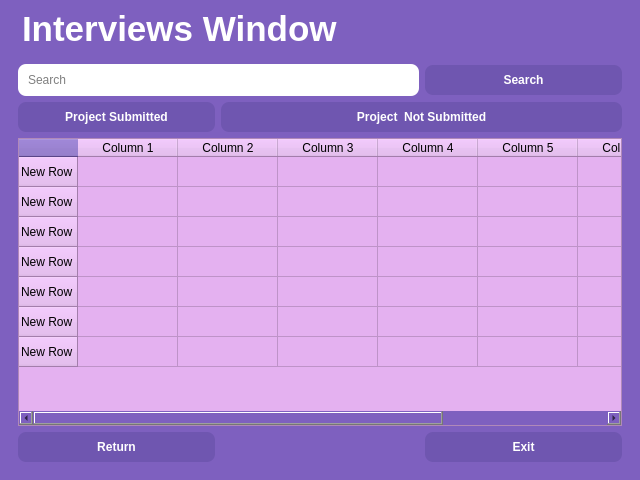
<?xml version="1.0" encoding="UTF-8"?>
<ui version="4.0">
 <class>MainWindow</class>
 <widget class="QMainWindow" name="MainWindow">
  <property name="enabled">
   <bool>true</bool>
  </property>
  <property name="geometry">
   <rect>
    <x>0</x>
    <y>0</y>
    <width>640</width>
    <height>480</height>
   </rect>
  </property>
  <property name="sizePolicy">
   <sizepolicy hsizetype="Preferred" vsizetype="Expanding">
    <horstretch>0</horstretch>
    <verstretch>0</verstretch>
   </sizepolicy>
  </property>
  <property name="minimumSize">
   <size>
    <width>640</width>
    <height>480</height>
   </size>
  </property>
  <property name="windowTitle">
   <string>MainWindow</string>
  </property>
  <property name="styleSheet">
   <string notr="true">background-color: rgb(126, 96, 191);</string>
  </property>
  <widget class="QWidget" name="centralwidget">
   <layout class="QHBoxLayout" name="horizontalLayout">
    <item>
     <layout class="QGridLayout" name="gridLayout_2">
      <item row="2" column="0">
       <widget class="QFrame" name="frame">
        <property name="accessibleDescription">
         <string/>
        </property>
        <property name="autoFillBackground">
         <bool>false</bool>
        </property>
        <property name="styleSheet">
         <string notr="true">alternate-background-color: rgb(145, 10, 103);</string>
        </property>
        <property name="frameShape">
         <enum>QFrame::NoFrame</enum>
        </property>
        <property name="lineWidth">
         <number>0</number>
        </property>
        <property name="midLineWidth">
         <number>1</number>
        </property>
        <layout class="QGridLayout" name="gridLayout">
         <item row="1" column="0">
          <widget class="QPushButton" name="projectButton">
           <property name="styleSheet">
            <string notr="true">QPushButton {
    background-color: #6f56b0;
    color: white;
    border-radius: 8px;
    padding: 8px;
	font: 75 15pt &quot;Times New Roman&quot;;
    font-weight: bold;
}</string>
           </property>
           <property name="text">
            <string>Project Submitted</string>
           </property>
           <property name="default">
            <bool>true</bool>
           </property>
          </widget>
         </item>
         <item row="1" column="1" colspan="2">
          <widget class="QPushButton" name="projectNotButton">
           <property name="styleSheet">
            <string notr="true">QPushButton {
    background-color: #6f56b0;
    color: white;
    border-radius: 8px;
    padding: 8px;
	font: 75 15pt &quot;Times New Roman&quot;;
    font-weight: bold;
}</string>
           </property>
           <property name="text">
            <string>Project  Not Submitted</string>
           </property>
           <property name="checkable">
            <bool>false</bool>
           </property>
           <property name="checked">
            <bool>false</bool>
           </property>
           <property name="autoRepeat">
            <bool>false</bool>
           </property>
           <property name="default">
            <bool>true</bool>
           </property>
          </widget>
         </item>
         <item row="0" column="2">
          <widget class="QPushButton" name="searchButton">
           <property name="sizeIncrement">
            <size>
             <width>27</width>
             <height>0</height>
            </size>
           </property>
           <property name="palette">
            <palette>
             <active>
              <colorrole role="WindowText">
               <brush brushstyle="SolidPattern">
                <color alpha="255">
                 <red>255</red>
                 <green>255</green>
                 <blue>255</blue>
                </color>
               </brush>
              </colorrole>
              <colorrole role="Button">
               <brush brushstyle="SolidPattern">
                <color alpha="255">
                 <red>111</red>
                 <green>86</green>
                 <blue>176</blue>
                </color>
               </brush>
              </colorrole>
              <colorrole role="Light">
               <brush brushstyle="SolidPattern">
                <color alpha="255">
                 <red>255</red>
                 <green>248</green>
                 <blue>129</blue>
                </color>
               </brush>
              </colorrole>
              <colorrole role="Midlight">
               <brush brushstyle="SolidPattern">
                <color alpha="255">
                 <red>212</red>
                 <green>206</green>
                 <blue>107</blue>
                </color>
               </brush>
              </colorrole>
              <colorrole role="Dark">
               <brush brushstyle="SolidPattern">
                <color alpha="255">
                 <red>85</red>
                 <green>82</green>
                 <blue>43</blue>
                </color>
               </brush>
              </colorrole>
              <colorrole role="Mid">
               <brush brushstyle="SolidPattern">
                <color alpha="255">
                 <red>113</red>
                 <green>110</green>
                 <blue>57</blue>
                </color>
               </brush>
              </colorrole>
              <colorrole role="Text">
               <brush brushstyle="SolidPattern">
                <color alpha="255">
                 <red>255</red>
                 <green>255</green>
                 <blue>255</blue>
                </color>
               </brush>
              </colorrole>
              <colorrole role="BrightText">
               <brush brushstyle="SolidPattern">
                <color alpha="255">
                 <red>255</red>
                 <green>255</green>
                 <blue>255</blue>
                </color>
               </brush>
              </colorrole>
              <colorrole role="ButtonText">
               <brush brushstyle="SolidPattern">
                <color alpha="255">
                 <red>255</red>
                 <green>255</green>
                 <blue>255</blue>
                </color>
               </brush>
              </colorrole>
              <colorrole role="Base">
               <brush brushstyle="SolidPattern">
                <color alpha="255">
                 <red>111</red>
                 <green>86</green>
                 <blue>176</blue>
                </color>
               </brush>
              </colorrole>
              <colorrole role="Window">
               <brush brushstyle="SolidPattern">
                <color alpha="255">
                 <red>111</red>
                 <green>86</green>
                 <blue>176</blue>
                </color>
               </brush>
              </colorrole>
              <colorrole role="Shadow">
               <brush brushstyle="SolidPattern">
                <color alpha="255">
                 <red>0</red>
                 <green>0</green>
                 <blue>0</blue>
                </color>
               </brush>
              </colorrole>
              <colorrole role="AlternateBase">
               <brush brushstyle="SolidPattern">
                <color alpha="255">
                 <red>145</red>
                 <green>10</green>
                 <blue>103</blue>
                </color>
               </brush>
              </colorrole>
              <colorrole role="ToolTipBase">
               <brush brushstyle="SolidPattern">
                <color alpha="255">
                 <red>255</red>
                 <green>255</green>
                 <blue>220</blue>
                </color>
               </brush>
              </colorrole>
              <colorrole role="ToolTipText">
               <brush brushstyle="SolidPattern">
                <color alpha="255">
                 <red>0</red>
                 <green>0</green>
                 <blue>0</blue>
                </color>
               </brush>
              </colorrole>
              <colorrole role="PlaceholderText">
               <brush brushstyle="SolidPattern">
                <color alpha="128">
                 <red>255</red>
                 <green>255</green>
                 <blue>255</blue>
                </color>
               </brush>
              </colorrole>
             </active>
             <inactive>
              <colorrole role="WindowText">
               <brush brushstyle="SolidPattern">
                <color alpha="255">
                 <red>255</red>
                 <green>255</green>
                 <blue>255</blue>
                </color>
               </brush>
              </colorrole>
              <colorrole role="Button">
               <brush brushstyle="SolidPattern">
                <color alpha="255">
                 <red>111</red>
                 <green>86</green>
                 <blue>176</blue>
                </color>
               </brush>
              </colorrole>
              <colorrole role="Light">
               <brush brushstyle="SolidPattern">
                <color alpha="255">
                 <red>255</red>
                 <green>248</green>
                 <blue>129</blue>
                </color>
               </brush>
              </colorrole>
              <colorrole role="Midlight">
               <brush brushstyle="SolidPattern">
                <color alpha="255">
                 <red>212</red>
                 <green>206</green>
                 <blue>107</blue>
                </color>
               </brush>
              </colorrole>
              <colorrole role="Dark">
               <brush brushstyle="SolidPattern">
                <color alpha="255">
                 <red>85</red>
                 <green>82</green>
                 <blue>43</blue>
                </color>
               </brush>
              </colorrole>
              <colorrole role="Mid">
               <brush brushstyle="SolidPattern">
                <color alpha="255">
                 <red>113</red>
                 <green>110</green>
                 <blue>57</blue>
                </color>
               </brush>
              </colorrole>
              <colorrole role="Text">
               <brush brushstyle="SolidPattern">
                <color alpha="255">
                 <red>255</red>
                 <green>255</green>
                 <blue>255</blue>
                </color>
               </brush>
              </colorrole>
              <colorrole role="BrightText">
               <brush brushstyle="SolidPattern">
                <color alpha="255">
                 <red>255</red>
                 <green>255</green>
                 <blue>255</blue>
                </color>
               </brush>
              </colorrole>
              <colorrole role="ButtonText">
               <brush brushstyle="SolidPattern">
                <color alpha="255">
                 <red>255</red>
                 <green>255</green>
                 <blue>255</blue>
                </color>
               </brush>
              </colorrole>
              <colorrole role="Base">
               <brush brushstyle="SolidPattern">
                <color alpha="255">
                 <red>111</red>
                 <green>86</green>
                 <blue>176</blue>
                </color>
               </brush>
              </colorrole>
              <colorrole role="Window">
               <brush brushstyle="SolidPattern">
                <color alpha="255">
                 <red>111</red>
                 <green>86</green>
                 <blue>176</blue>
                </color>
               </brush>
              </colorrole>
              <colorrole role="Shadow">
               <brush brushstyle="SolidPattern">
                <color alpha="255">
                 <red>0</red>
                 <green>0</green>
                 <blue>0</blue>
                </color>
               </brush>
              </colorrole>
              <colorrole role="AlternateBase">
               <brush brushstyle="SolidPattern">
                <color alpha="255">
                 <red>145</red>
                 <green>10</green>
                 <blue>103</blue>
                </color>
               </brush>
              </colorrole>
              <colorrole role="ToolTipBase">
               <brush brushstyle="SolidPattern">
                <color alpha="255">
                 <red>255</red>
                 <green>255</green>
                 <blue>220</blue>
                </color>
               </brush>
              </colorrole>
              <colorrole role="ToolTipText">
               <brush brushstyle="SolidPattern">
                <color alpha="255">
                 <red>0</red>
                 <green>0</green>
                 <blue>0</blue>
                </color>
               </brush>
              </colorrole>
              <colorrole role="PlaceholderText">
               <brush brushstyle="SolidPattern">
                <color alpha="128">
                 <red>255</red>
                 <green>255</green>
                 <blue>255</blue>
                </color>
               </brush>
              </colorrole>
             </inactive>
             <disabled>
              <colorrole role="WindowText">
               <brush brushstyle="SolidPattern">
                <color alpha="255">
                 <red>255</red>
                 <green>255</green>
                 <blue>255</blue>
                </color>
               </brush>
              </colorrole>
              <colorrole role="Button">
               <brush brushstyle="SolidPattern">
                <color alpha="255">
                 <red>111</red>
                 <green>86</green>
                 <blue>176</blue>
                </color>
               </brush>
              </colorrole>
              <colorrole role="Light">
               <brush brushstyle="SolidPattern">
                <color alpha="255">
                 <red>255</red>
                 <green>248</green>
                 <blue>129</blue>
                </color>
               </brush>
              </colorrole>
              <colorrole role="Midlight">
               <brush brushstyle="SolidPattern">
                <color alpha="255">
                 <red>212</red>
                 <green>206</green>
                 <blue>107</blue>
                </color>
               </brush>
              </colorrole>
              <colorrole role="Dark">
               <brush brushstyle="SolidPattern">
                <color alpha="255">
                 <red>85</red>
                 <green>82</green>
                 <blue>43</blue>
                </color>
               </brush>
              </colorrole>
              <colorrole role="Mid">
               <brush brushstyle="SolidPattern">
                <color alpha="255">
                 <red>113</red>
                 <green>110</green>
                 <blue>57</blue>
                </color>
               </brush>
              </colorrole>
              <colorrole role="Text">
               <brush brushstyle="SolidPattern">
                <color alpha="255">
                 <red>255</red>
                 <green>255</green>
                 <blue>255</blue>
                </color>
               </brush>
              </colorrole>
              <colorrole role="BrightText">
               <brush brushstyle="SolidPattern">
                <color alpha="255">
                 <red>255</red>
                 <green>255</green>
                 <blue>255</blue>
                </color>
               </brush>
              </colorrole>
              <colorrole role="ButtonText">
               <brush brushstyle="SolidPattern">
                <color alpha="255">
                 <red>255</red>
                 <green>255</green>
                 <blue>255</blue>
                </color>
               </brush>
              </colorrole>
              <colorrole role="Base">
               <brush brushstyle="SolidPattern">
                <color alpha="255">
                 <red>111</red>
                 <green>86</green>
                 <blue>176</blue>
                </color>
               </brush>
              </colorrole>
              <colorrole role="Window">
               <brush brushstyle="SolidPattern">
                <color alpha="255">
                 <red>111</red>
                 <green>86</green>
                 <blue>176</blue>
                </color>
               </brush>
              </colorrole>
              <colorrole role="Shadow">
               <brush brushstyle="SolidPattern">
                <color alpha="255">
                 <red>0</red>
                 <green>0</green>
                 <blue>0</blue>
                </color>
               </brush>
              </colorrole>
              <colorrole role="AlternateBase">
               <brush brushstyle="SolidPattern">
                <color alpha="255">
                 <red>145</red>
                 <green>10</green>
                 <blue>103</blue>
                </color>
               </brush>
              </colorrole>
              <colorrole role="ToolTipBase">
               <brush brushstyle="SolidPattern">
                <color alpha="255">
                 <red>255</red>
                 <green>255</green>
                 <blue>220</blue>
                </color>
               </brush>
              </colorrole>
              <colorrole role="ToolTipText">
               <brush brushstyle="SolidPattern">
                <color alpha="255">
                 <red>0</red>
                 <green>0</green>
                 <blue>0</blue>
                </color>
               </brush>
              </colorrole>
              <colorrole role="PlaceholderText">
               <brush brushstyle="SolidPattern">
                <color alpha="128">
                 <red>255</red>
                 <green>255</green>
                 <blue>255</blue>
                </color>
               </brush>
              </colorrole>
             </disabled>
            </palette>
           </property>
           <property name="styleSheet">
            <string notr="true">QPushButton {
    background-color: #6f56b0;
    color: white;
    border-radius: 8px;
    padding: 8px;
	font: 75 15pt &quot;Times New Roman&quot;;
    font-weight: bold;
}</string>
           </property>
           <property name="text">
            <string>Search</string>
           </property>
           <property name="autoDefault">
            <bool>false</bool>
           </property>
           <property name="default">
            <bool>true</bool>
           </property>
           <property name="flat">
            <bool>false</bool>
           </property>
          </widget>
         </item>
         <item row="3" column="0">
          <widget class="QPushButton" name="returnButton">
           <property name="styleSheet">
            <string notr="true">QPushButton {
    background-color: #6f56b0;
    color: white;
    border-radius: 8px;
    padding: 8px;
	font: 75 15pt &quot;Times New Roman&quot;;
    font-weight: bold;
}</string>
           </property>
           <property name="text">
            <string>Return</string>
           </property>
           <property name="default">
            <bool>true</bool>
           </property>
          </widget>
         </item>
         <item row="3" column="2">
          <widget class="QPushButton" name="exitButton">
           <property name="styleSheet">
            <string notr="true">QPushButton {
    background-color: #6f56b0;
    color: white;
    border-radius: 8px;
    padding: 8px;
	font: 75 15pt &quot;Times New Roman&quot;;
    font-weight: bold;
}</string>
           </property>
           <property name="text">
            <string>Exit</string>
           </property>
           <property name="default">
            <bool>true</bool>
           </property>
          </widget>
         </item>
         <item row="0" column="0" colspan="2">
          <widget class="QLineEdit" name="searchBoxline">
           <property name="styleSheet">
            <string notr="true">background-color: rgb(255, 255, 255);
color: rgb(0, 0, 0);
    border-radius: 8px;
    padding: 8px;
font: 75 15pt &quot;Times New Roman&quot;;</string>
           </property>
           <property name="inputMask">
            <string/>
           </property>
           <property name="frame">
            <bool>true</bool>
           </property>
           <property name="echoMode">
            <enum>QLineEdit::Normal</enum>
           </property>
           <property name="cursorPosition">
            <number>0</number>
           </property>
           <property name="readOnly">
            <bool>false</bool>
           </property>
           <property name="placeholderText">
            <string>Search</string>
           </property>
           <property name="cursorMoveStyle">
            <enum>Qt::LogicalMoveStyle</enum>
           </property>
          </widget>
         </item>
         <item row="2" column="0" colspan="3">
          <widget class="QTableWidget" name="tabloWidget">
           <property name="enabled">
            <bool>true</bool>
           </property>
           <property name="acceptDrops">
            <bool>false</bool>
           </property>
           <property name="styleSheet">
            <string notr="true">background-color: rgb(228, 177, 240);</string>
           </property>
           <row>
            <property name="text">
             <string>New Row</string>
            </property>
           </row>
           <row>
            <property name="text">
             <string>New Row</string>
            </property>
           </row>
           <row>
            <property name="text">
             <string>New Row</string>
            </property>
           </row>
           <row>
            <property name="text">
             <string>New Row</string>
            </property>
           </row>
           <row>
            <property name="text">
             <string>New Row</string>
            </property>
           </row>
           <row>
            <property name="text">
             <string>New Row</string>
            </property>
           </row>
           <row>
            <property name="text">
             <string>New Row</string>
            </property>
           </row>
           <column>
            <property name="text">
             <string>Column 1</string>
            </property>
           </column>
           <column>
            <property name="text">
             <string>Column 2</string>
            </property>
           </column>
           <column>
            <property name="text">
             <string>Column 3</string>
            </property>
           </column>
           <column>
            <property name="text">
             <string>Column 4</string>
            </property>
           </column>
           <column>
            <property name="text">
             <string>Column 5</string>
            </property>
           </column>
           <column>
            <property name="text">
             <string>Column 6</string>
            </property>
           </column>
           <column>
            <property name="text">
             <string>Column 7</string>
            </property>
           </column>
          </widget>
         </item>
        </layout>
       </widget>
      </item>
      <item row="0" column="0">
       <layout class="QGridLayout" name="gridLayout_3">
        <item row="1" column="0">
         <widget class="QLabel" name="logolabel">
          <property name="enabled">
           <bool>true</bool>
          </property>
          <property name="maximumSize">
           <size>
            <width>110</width>
            <height>30</height>
           </size>
          </property>
          <property name="cursor">
           <cursorShape>ArrowCursor</cursorShape>
          </property>
          <property name="styleSheet">
           <string notr="true">selection-background-color: qradialgradient(spread:pad, cx:0.5, cy:0.5, radius:0.5, fx:0.5, fy:0.5, stop:0 rgba(255, 235, 235, 206), stop:0.35 rgba(255, 188, 188, 80), stop:0.4 rgba(255, 162, 162, 80), stop:0.425 rgba(255, 132, 132, 156), stop:0.44 rgba(252, 128, 128, 80), stop:1 rgba(255, 255, 255, 0));</string>
          </property>
          <property name="text">
           <string/>
          </property>
          <property name="textFormat">
           <enum>Qt::PlainText</enum>
          </property>
          <property name="pixmap">
           <pixmap>../resorces/logo.png</pixmap>
          </property>
          <property name="scaledContents">
           <bool>true</bool>
          </property>
         </widget>
        </item>
        <item row="1" column="1">
         <widget class="QLabel" name="titellabel">
          <property name="sizePolicy">
           <sizepolicy hsizetype="Expanding" vsizetype="Preferred">
            <horstretch>0</horstretch>
            <verstretch>0</verstretch>
           </sizepolicy>
          </property>
          <property name="toolTip">
           <string>&lt;html&gt;&lt;head/&gt;&lt;body&gt;&lt;p align=&quot;center&quot;&gt;&lt;span style=&quot; font-size:22pt; font-weight:600;&quot;&gt;Intervieuws Window&lt;/span&gt;&lt;/p&gt;&lt;/body&gt;&lt;/html&gt;</string>
          </property>
          <property name="whatsThis">
           <string>&lt;html&gt;&lt;head/&gt;&lt;body&gt;&lt;p&gt;&lt;span style=&quot; font-size:22pt; font-weight:600;&quot;&gt;Intervieuws Window&lt;/span&gt;&lt;/p&gt;&lt;/body&gt;&lt;/html&gt;</string>
          </property>
          <property name="styleSheet">
           <string notr="true">color: rgb(255, 255, 255);
font: 16pt &quot;Segoe UI&quot;;

</string>
          </property>
          <property name="text">
           <string>&lt;html&gt;&lt;head/&gt;&lt;body&gt;&lt;p&gt;&lt;span style=&quot; font-size:26pt; font-weight:600; color:#ffffff;&quot;&gt;Interviews Window&lt;/span&gt;&lt;/p&gt;&lt;/body&gt;&lt;/html&gt;</string>
          </property>
          <property name="scaledContents">
           <bool>false</bool>
          </property>
          <property name="textInteractionFlags">
           <set>Qt::NoTextInteraction</set>
          </property>
         </widget>
        </item>
        <item row="1" column="2">
         <spacer name="horizontalSpacer">
          <property name="orientation">
           <enum>Qt::Horizontal</enum>
          </property>
          <property name="sizeHint" stdset="0">
           <size>
            <width>40</width>
            <height>20</height>
           </size>
          </property>
         </spacer>
        </item>
       </layout>
      </item>
     </layout>
    </item>
   </layout>
  </widget>
 </widget>
 <resources/>
 <connections/>
</ui>
